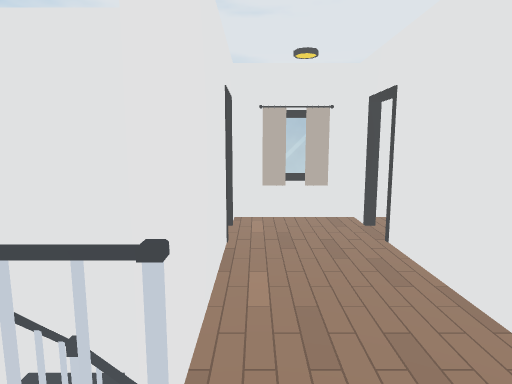
view 1 (above)

12 first-person views from a walk through a Unity game level. The camera is 1.4 m above the floor, tilts 8° down and sees 75° across. Doors are open. The floor is counted in squares, 0.5 m on a side. Each view is taken from the middle of a square. On the plan, view 1 faces up. The plan holds only what a view shows up to about 20 squares ahead; the rest is blank. The place goes on beyond the plan. The player character is not drawn.

view 2
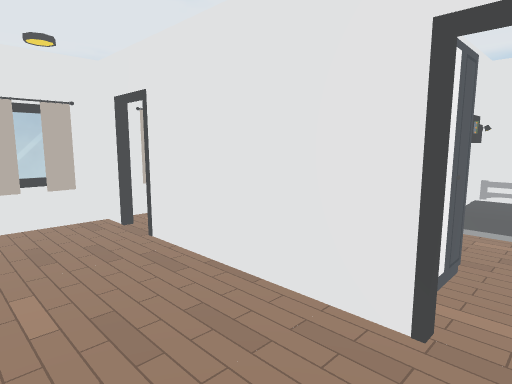

view 3
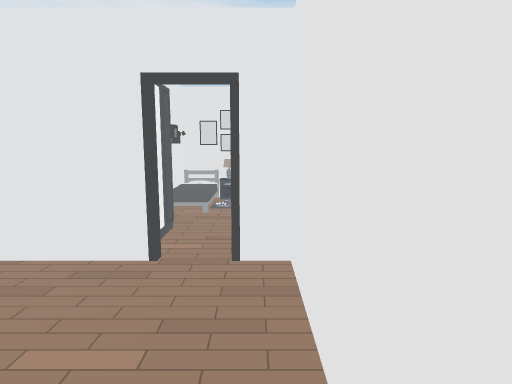

view 4
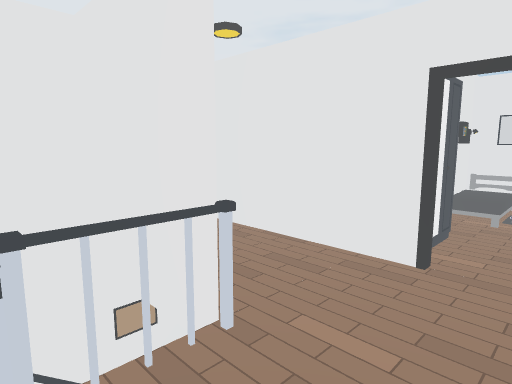

view 5
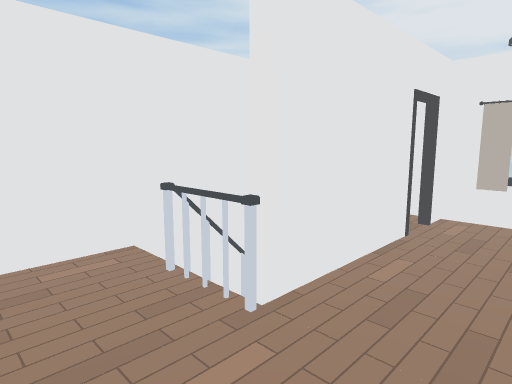

view 6
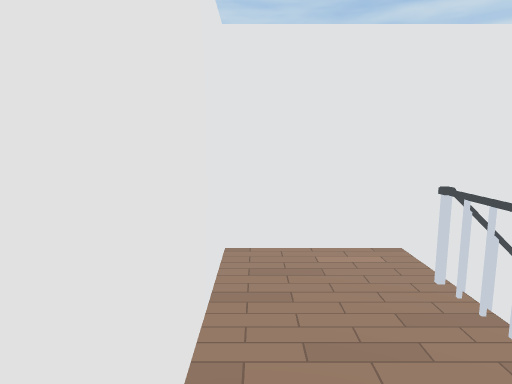

view 7
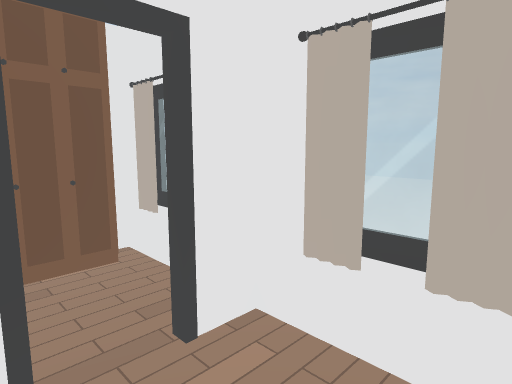

view 8
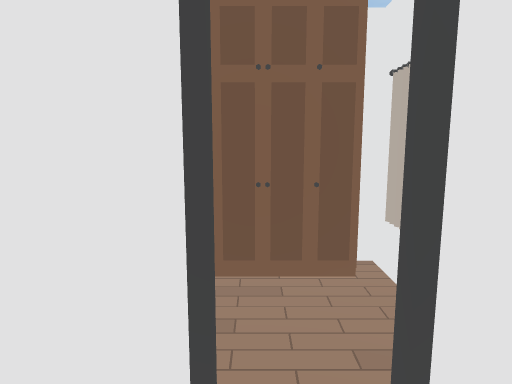

view 9
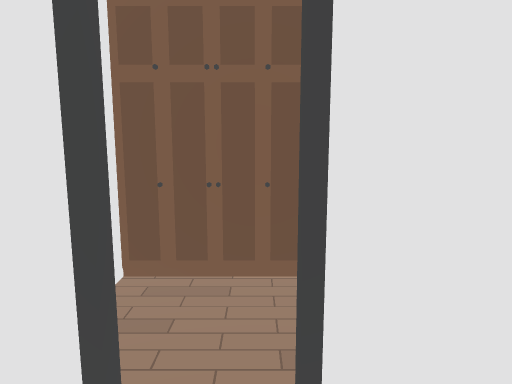

view 10
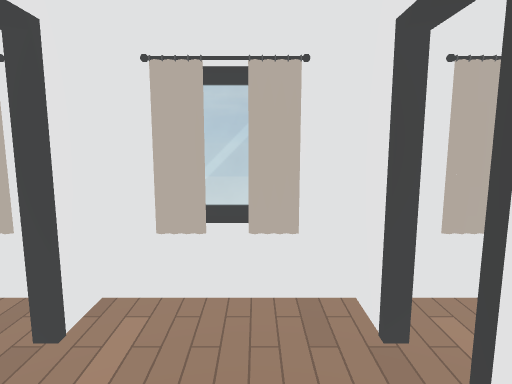

view 11
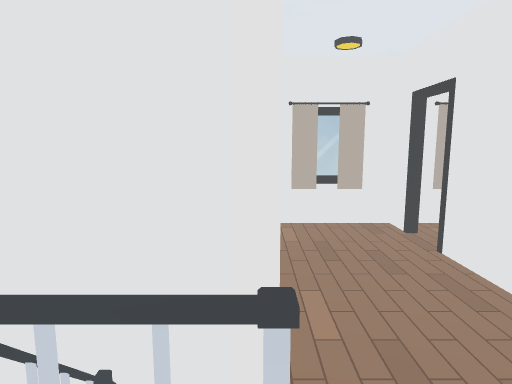

view 12
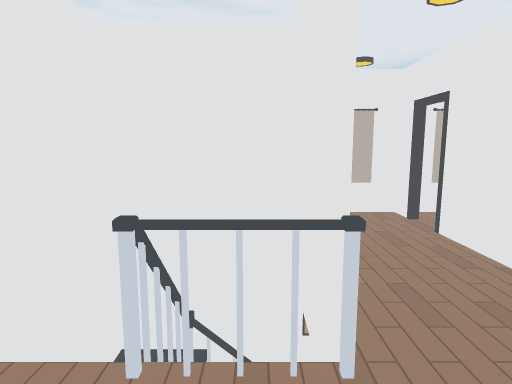

### Floor plan
Key: @ floor where view 1 was taken; # wall or solid block; . main floor; - floor 1.5 m lower than the main floor; / step, stairs or slope; D open door; = window, fence, low wall or low ledge; v drop or lower ground; O other object.
Columns run from 6 left of view 1 to 6 right of it. Each row starts with its distance up from view 1.
 13 #############
 12  # . #....#
 11  #...D....D
 10  #...D....D
  9  #...#....
  8 ######....#
  7 #--/ /....#
  6 # ## #....#
  5 # ## #....#
  4 # ## #....#
  3 #/#=v#....#
  2 #.........#OO
  1 #.........D.
  0 #.....@...D.
 -1 #.........
 -2 ###########

Where each view was taken, in squares from view 1:
view 1: 0 up, 0 right, facing up
view 2: 0 up, 1 left, facing up-right
view 3: 1 down, 4 left, facing right
view 4: 1 down, 4 left, facing up-right
view 5: 1 down, 3 right, facing up-left
view 6: 1 down, 3 right, facing left
view 7: 9 up, 3 right, facing up-left
view 8: 10 up, 2 right, facing left
view 9: 11 up, 2 right, facing left
view 10: 7 up, 2 right, facing up
view 11: 1 up, 1 left, facing up
view 12: 1 down, 2 left, facing up
